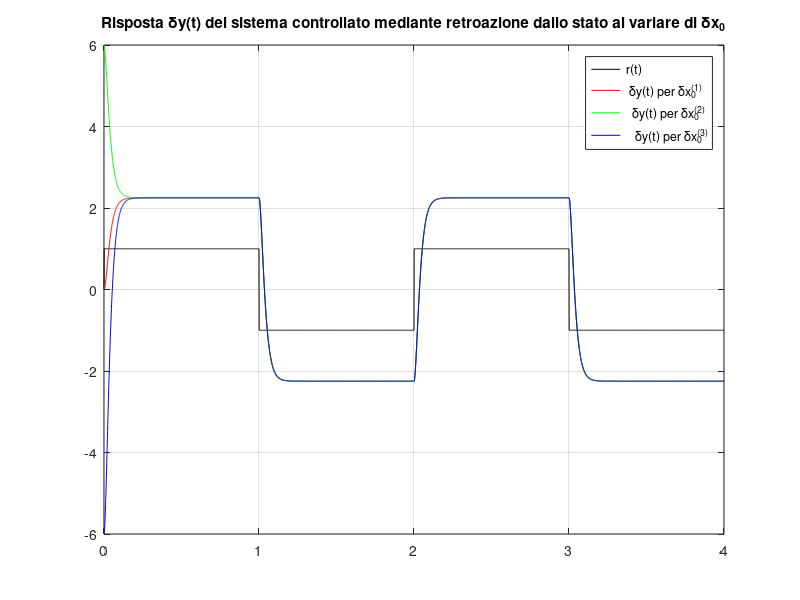

The MATLAB source for this figure:
A = [0,1; 900, 0];
B = [0;-9];
C = [600, 0];
D = 0;

Mr = ctrb(A, B);
r = rank(Mr);

if r == size(A,1)
    disp('Matrice completamente raggiungibile');
    poles = [-40, -60];
    K = acker(A, B, poles)
    
    A_rs = A-B*K;
    B_rs = -1*B;
    C_rs = C-D*K;
    D_rs = -1*D;
    
    disp('Autovalori di A-BK:');
    lambda = eig(A_rs)
    
    T = 0:0.1:4;
    U = sign(sin(2*pi*0.5*T));
    
    x0 = [0;0];
    x1 = [0.01;0];
    x2 = [-0.01; 0];
    
    sistema_retroazionato=ss(A_rs,B_rs,C_rs,D_rs);
    t_r=0:.001:4;
    r=sign(sin(2*pi*0.5*t_r));
    
    [dy_1,t_dy_1]=lsim(sistema_retroazionato,r,t_r,x0);
    [dy_2,t_dy_2]=lsim(sistema_retroazionato,r,t_r,x1);
    [dy_3,t_dy_3]=lsim(sistema_retroazionato,r,t_r,x2);

    figure, plot(t_r,r,'k',t_dy_1,dy_1,'r',t_dy_2,dy_2,'g',t_dy_3,dy_3,'b'), grid on,
    title(['Risposta \deltay(t) del sistema controllato mediante retroazione', ...
           ' dallo stato al variare di \deltax_0']),
    legend('r(t)',' \deltay(t) per \deltax_0^{(1)}', ...
                  '  \deltay(t) per \deltax_0^{(2)}','   \deltay(t) per \deltax_0^{(3)}')
    
else
    disp('Matrice non completamente raggiungibile');
end


